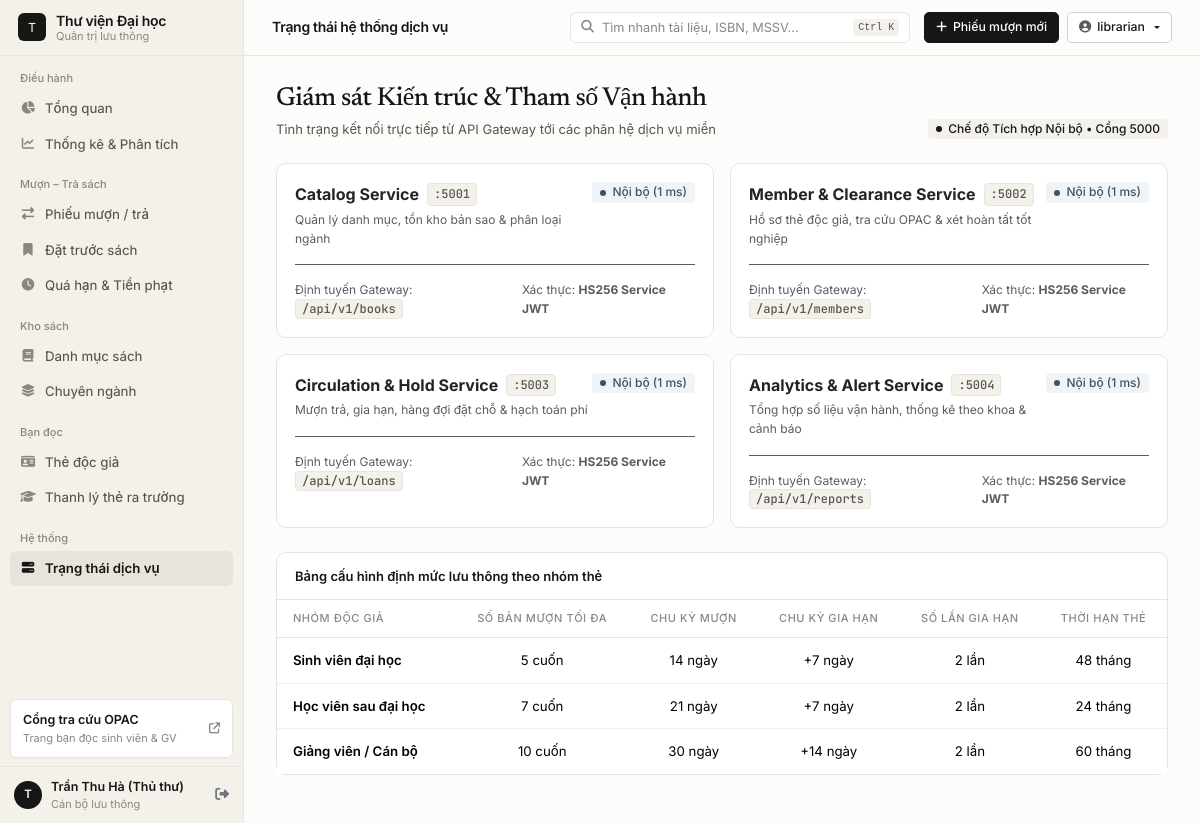
The page /system (signed in) on the database its author committed.
### app/models/user.py (models this page shows, shortened)
class User(UserMixin, db.Model):
    __tablename__ = 'users'
    id = db.Column(db.Integer, primary_key=True)
    username = db.Column(db.String(80), unique=True, nullable=False, index=True)
    email = db.Column(db.String(150), unique=True, nullable=False, index=True)
    password_hash = db.Column(db.String(300), nullable=False)
    full_name = db.Column(db.String(200), nullable=False)
    role = db.Column(db.String(20), default='librarian')  # admin, librarian
    avatar = db.Column(db.String(300))
    is_active = db.Column(db.Boolean, default=True)
    last_login = db.Column(db.DateTime)
    created_at = db.Column(db.DateTime, default=datetime.utcnow)
    updated_at = db.Column(db.DateTime, default=datetime.utcnow, onupdate=datetime.utcnow)
    loans_processed = db.relationship('Loan', backref='librarian', lazy='dynamic', foreign_keys='Loan.librarian_id')
    @property
    def is_admin(self):
        return self.role == 'admin'

### app/web/dashboard.py (the view, shortened to what this page needs)
@dashboard_bp.route('/system')
@login_required
def system_status():
    service_meta = [
        {
            'key': 'books',
            'name': 'Catalog Service',
            'code': 'svc-books',
            'port': current_app.config['SERVICE_PORTS']['books'],
            'url': current_app.config['SERVICE_URLS']['books'],
            'prefix': '/api/v1/books',
            'domain': 'Quản lý danh mục, tồn kho bản sao & phân loại ngành',
        },
        {
            'key': 'members',
            'name': 'Member & Clearance Service',
            'code': 'svc-members',
            'port': current_app.config['SERVICE_PORTS']['members'],
            'url': current_app.config['SERVICE_URLS']['members'],
            'prefix': '/api/v1/members',
            'domain': 'Hồ sơ thẻ độc giả, tra cứu OPAC & xét hoàn tất tốt nghiệp',
        },
        {
            'key': 'loans',
            'name': 'Circulation & Hold Service',
            'code': 'svc-loans',
            'port': current_app.config['SERVICE_PORTS']['loans'],
            'url': current_app.config['SERVICE_URLS']['loans'],
            'prefix': '/api/v1/loans',
            'domain': 'Mượn trả, gia hạn, hàng đợi đặt chỗ & hạch toán phí',
        },
        {
            'key': 'reports',
            'name': 'Analytics & Alert Service',
            'code': 'svc-reports',
            'port': current_app.config['SERVICE_PORTS']['reports'],
            'url': current_app.config['SERVICE_URLS']['reports'],
            'prefix': '/api/v1/reports',
            'domain': 'Tổng hợp số liệu vận hành, thống kê theo khoa & cảnh báo',
        },
    ]
    use_clients = current_app.config.get('USE_SERVICE_CLIENTS', False)
    for svc in service_meta:
        if not use_clients:
            svc['health'] = 'local'
            svc['latency_ms'] = 1
    return render_template(
        'dashboard/architecture.html',
        services=service_meta,
        borrow_rules=current_app.config.get('BORROW_RULES', {}),
        fine_per_day=current_app.config.get('FINE_PER_DAY', 2000),
        gateway_port=current_app.config['SERVICE_PORTS']['gateway'],
        app_role=current_app.config.get('APP_ROLE', 'monolith'),
    )

### app/models/user.py (called while the page is built)
@login_manager.user_loader
def load_user(user_id):
    user = db.session.get(User, int(user_id))
    return user if user and user.is_active else None

### app/templates/dashboard/architecture.html (shortened to what this page needs)
{% extends 'base.html' %}
{% block page_title %}Trạng thái hệ thống dịch vụ{% endblock %}
{% block content %}
<div class="section-header">
    <div>
        <h2 class="section-title">Giám sát Kiến trúc & Tham số Vận hành</h2>
        <p class="section-subtitle">Tình trạng kết nối trực tiếp từ API Gateway tới các phân hệ dịch vụ miền</p>
    </div>
    <span class="status-pill pill-indigo">
        <span class="dot"></span>{{ 'Chế độ Phân tán (Gateway + 4 Services)' if app_role == 'gateway' else 'Chế độ Tích hợp Nội bộ' }} • Cổng {{ gateway_port }}
    </span>
</div>
<div class="row g-3 mb-4">
    {% for svc in services %}
    <div class="col-md-6">
        <div class="card h-100">
            <div class="card-body">
                <div class="d-flex justify-content-between align-items-start mb-2">
                    <div>
                        <div class="d-flex align-items-center gap-2">
                            <span class="fw-bold fs-6">{{ svc.name }}</span>
                            <code>:{{ svc.port }}</code>
                        </div>
                        <div class="text-muted small mt-1">{{ svc.domain }}</div>
                    </div>
                    {% if svc.health == 'ok' %}
                    <span class="status-pill pill-emerald"><span class="dot"></span>Trực tuyến ({{ svc.latency_ms }} ms)</span>
                    {% elif svc.health == 'local' %}
                    <span class="status-pill pill-sky"><span class="dot"></span>Nội bộ ({{ svc.latency_ms }} ms)</span>
                    {% else %}
                    <span class="status-pill pill-rose"><span class="dot"></span>Mất kết nối</span>
                    {% endif %}
                </div>
                <div class="mt-3 pt-3 border-top d-flex justify-content-between align-items-center small text-muted" style="border-color:var(--border-hairline)!important">
                    <span>Định tuyến Gateway: <code>{{ svc.prefix }}</code></span>
                    <span>Xác thực: <strong>HS256 Service JWT</strong></span>
                </div>
            </div>
        </div>
    </div>
    {% endfor %}
</div>
<div class="card">
    <div class="card-header">Bảng cấu hình định mức lưu thông theo nhóm thẻ</div>
    <div class="table-responsive">
        <table class="table">
            <thead>
                <tr>
                    <th>Nhóm độc giả</th>
                    <th class="text-center">Số bản mượn tối đa</th>
                    <th class="text-center">Chu kỳ mượn</th>
                    <th class="text-center">Chu kỳ gia hạn</th>
                    <th class="text-center">Số lần gia hạn</th>
                    <th class="text-center">Thời hạn thẻ</th>
                </tr>
            </thead>
            <tbody>
                {% for key, rule in borrow_rules.items() %}
                <tr>
                    <td class="fw-semibold">{{ rule.label }}</td>
                    <td class="text-center">{{ rule.max_loans }} cuốn</td>
                    <td class="text-center">{{ rule.loan_days }} ngày</td>
                    <td class="text-center">+{{ rule.renew_days }} ngày</td>
                    <td class="text-center">{{ rule.max_renewals }} lần</td>
                    <td class="text-center">{{ rule.card_months }} tháng</td>
                </tr>
                {% endfor %}
            </tbody>
        </table>
    </div>
</div>
{% endblock %}

### app/templates/base.html (shortened to what this page needs)
<!DOCTYPE html>
<html lang="vi">
<head>
    <link href="https://cdn.jsdelivr.net/npm/bootstrap@5.3.2/dist/css/bootstrap.min.css" rel="stylesheet">
    <link href="https://cdnjs.cloudflare.com/ajax/libs/font-awesome/6.5.0/css/all.min.css" rel="stylesheet">
    <link href="{{ url_for('static', filename='css/library.css') }}" rel="stylesheet">
</head>
<body data-shell="staff">
<aside id="sidebar">
    <div class="sidebar-brand">
        <a href="{{ url_for('dashboard.index') }}">
            <div class="brand-mark">T</div>
            <div>
                <div class="brand-name">Thư viện Đại học</div>
                <div class="brand-caption">Quản trị lưu thông</div>
            </div>
        </a>
    </div>
    <div class="sidebar-scroll">
        <div class="nav-group-label">Điều hành</div>
        <a href="{{ url_for('dashboard.index') }}"
           class="sidebar-link {% if request.endpoint == 'dashboard.index' %}active{% endif %}">
            <i class="fas fa-chart-pie"></i>
            <span>Tổng quan</span>
        </a>
        <a href="{{ url_for('loans.reports') }}"
           class="sidebar-link {% if request.endpoint == 'loans.reports' %}active{% endif %}">
            <i class="fas fa-chart-line"></i>
            <span>Thống kê & Phân tích</span>
        </a>
        <div class="nav-group-label">Mượn – Trả sách</div>
        <a href="{{ url_for('loans.index') }}"
           class="sidebar-link {% if request.endpoint in ('loans.index', 'loans.detail', 'loans.create', 'loans.return_book') %}active{% endif %}">
            <i class="fas fa-right-left"></i>
            <span>Phiếu mượn / trả</span>
        </a>
        <a href="{{ url_for('loans.reservations') }}"
           class="sidebar-link {% if request.endpoint == 'loans.reservations' %}active{% endif %}">
            <i class="fas fa-bookmark"></i>
            <span>Đặt trước sách</span>
        </a>
        <a href="{{ url_for('loans.overdue') }}"
           class="sidebar-link {% if request.endpoint == 'loans.overdue' %}active{% endif %}">
            <i class="fas fa-clock"></i>
            <span>Quá hạn & Tiền phạt</span>
        </a>
        <div class="nav-group-label">Kho sách</div>
        <a href="{{ url_for('books.index') }}"
           class="sidebar-link {% if request.endpoint in ('books.index', 'books.detail', 'books.create', 'books.edit') %}active{% endif %}">
            <i class="fas fa-book"></i>
            <span>Danh mục sách</span>
        </a>
        <a href="{{ url_for('books.categories') }}"
           class="sidebar-link {% if request.endpoint == 'books.categories' %}active{% endif %}">
            <i class="fas fa-layer-group"></i>
            <span>Chuyên ngành</span>
        </a>
        <div class="nav-group-label">Bạn đọc</div>
        <a href="{{ url_for('members.index') }}"
           class="sidebar-link {% if request.endpoint in ('members.index', 'members.detail', 'members.create', 'members.edit') %}active{% endif %}">
            <i class="fas fa-id-card"></i>
            <span>Thẻ độc giả</span>
        </a>
        <a href="{{ url_for('members.clearance') }}"
           class="sidebar-link {% if request.endpoint == 'members.clearance' %}active{% endif %}">
            <i class="fas fa-graduation-cap"></i>
            <span>Thanh lý thẻ ra trường</span>
        </a>
        <div class="nav-group-label">Hệ thống</div>
        <a href="{{ url_for('dashboard.system_status') }}"
           class="sidebar-link {% if request.endpoint == 'dashboard.system_status' %}active{% endif %}">
            <i class="fas fa-server"></i>
            <span>Trạng thái dịch vụ</span>
        </a>
    </div>
    <a href="{{ url_for('opac.index') }}" class="sidebar-opac-card" data-no-pjax>
        <div>
            <div class="fw-semibold" style="font-size:12.5px">Cổng tra cứu OPAC</div>
            <div style="font-size:11px;color:var(--ink-muted)">Trang bạn đọc sinh viên & GV</div>
        </div>
        <i class="fas fa-arrow-up-right-from-square" style="font-size:11px;color:var(--ink-muted)"></i>
    </a>
    <div class="sidebar-footer">
        <div class="staff-chip">
            <div class="staff-avatar">{{ current_user.full_name[0]|upper }}</div>
            <div class="flex-grow-1 min-w-0">
                <div class="staff-name">{{ current_user.full_name }}</div>
                <div class="staff-role">{{ 'Quản trị hệ thống' if current_user.is_admin else 'Cán bộ lưu thông' }}</div>
            </div>
            <a href="{{ url_for('auth.logout') }}" class="text-secondary ms-1" title="Đăng xuất" data-no-pjax>
                <i class="fas fa-right-from-bracket"></i>
            </a>
        </div>
    </div>
</aside>
<div id="appMain">
    <header id="topbar">
        <h1 class="topbar-heading" id="topbarTitle">{% block page_title %}Bảng điều hành{% endblock %}</h1>
        <button type="button" class="cmd-trigger" id="cmdTrigger">
            <i class="fas fa-magnifying-glass"></i>
            <span class="cmd-label-text">Tìm nhanh tài liệu, ISBN, MSSV...</span>
            <span class="cmd-kbd">Ctrl K</span>
        </button>
        <div class="d-flex align-items-center gap-2">
            <a href="{{ url_for('loans.create') }}" class="btn btn-primary btn-sm">
                <i class="fas fa-plus"></i>
                <span class="d-none d-sm-inline">Phiếu mượn mới</span>
            </a>
            <div class="dropdown">
                <button class="btn btn-outline-secondary btn-sm dropdown-toggle" data-bs-toggle="dropdown" type="button">
                    <i class="fas fa-circle-user text-muted"></i>
                    <span class="d-none d-md-inline">{{ current_user.username }}</span>
                </button>
            </div>
        </div>
    </header>
    <main class="workspace-body" id="pageViewport">
        {% block content %}{% endblock %}
    </main>
</div>
</body>
</html>

### rows shown on the page
User: full_name "T", full_name "Trần Thu Hà (Thủ thư)", role "Cán bộ lưu thông", username "librarian"

### other values the page prints
{{ gateway_port }} "5000"
{{ svc.name }} "Catalog Service" "Member & Clearance Service" "Circulation & Hold Service" "Analytics & Alert Service"
{{ svc.port }} "5001" "5002" "5003" "5004"
{{ svc.domain }} "Quản lý danh mục, tồn kho bản sao & phân loại ngành" "Hồ sơ thẻ độc giả, tra cứu OPAC & xét hoàn tất tốt nghiệp" "Mượn trả, gia hạn, hàng đợi đặt chỗ & hạch toán phí" "Tổng hợp số liệu vận hành, thống kê theo khoa & cảnh báo"
{{ svc.latency_ms }} "1" "1" "1" "1"
{{ svc.prefix }} "/api/v1/books" "/api/v1/members" "/api/v1/loans" "/api/v1/reports"
{{ rule.label }} "Sinh viên đại học" "Học viên sau đại học" "Giảng viên / Cán bộ"
{{ rule.max_loans }} "5" "7" "10"
{{ rule.loan_days }} "14" "21" "30"
{{ rule.renew_days }} "7" "7" "14"
{{ rule.max_renewals }} "2" "2" "2"
{{ rule.card_months }} "48" "24" "60"
